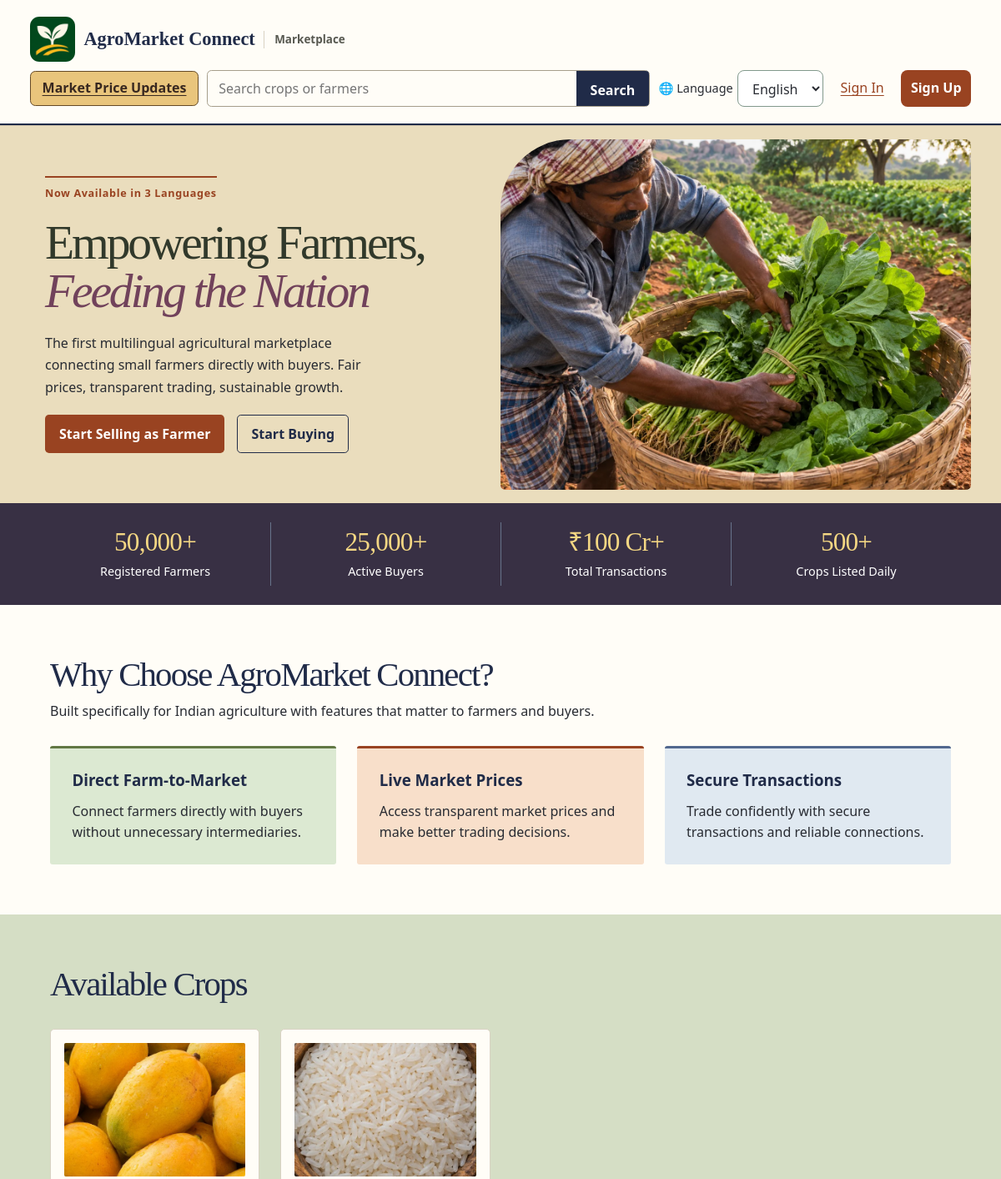
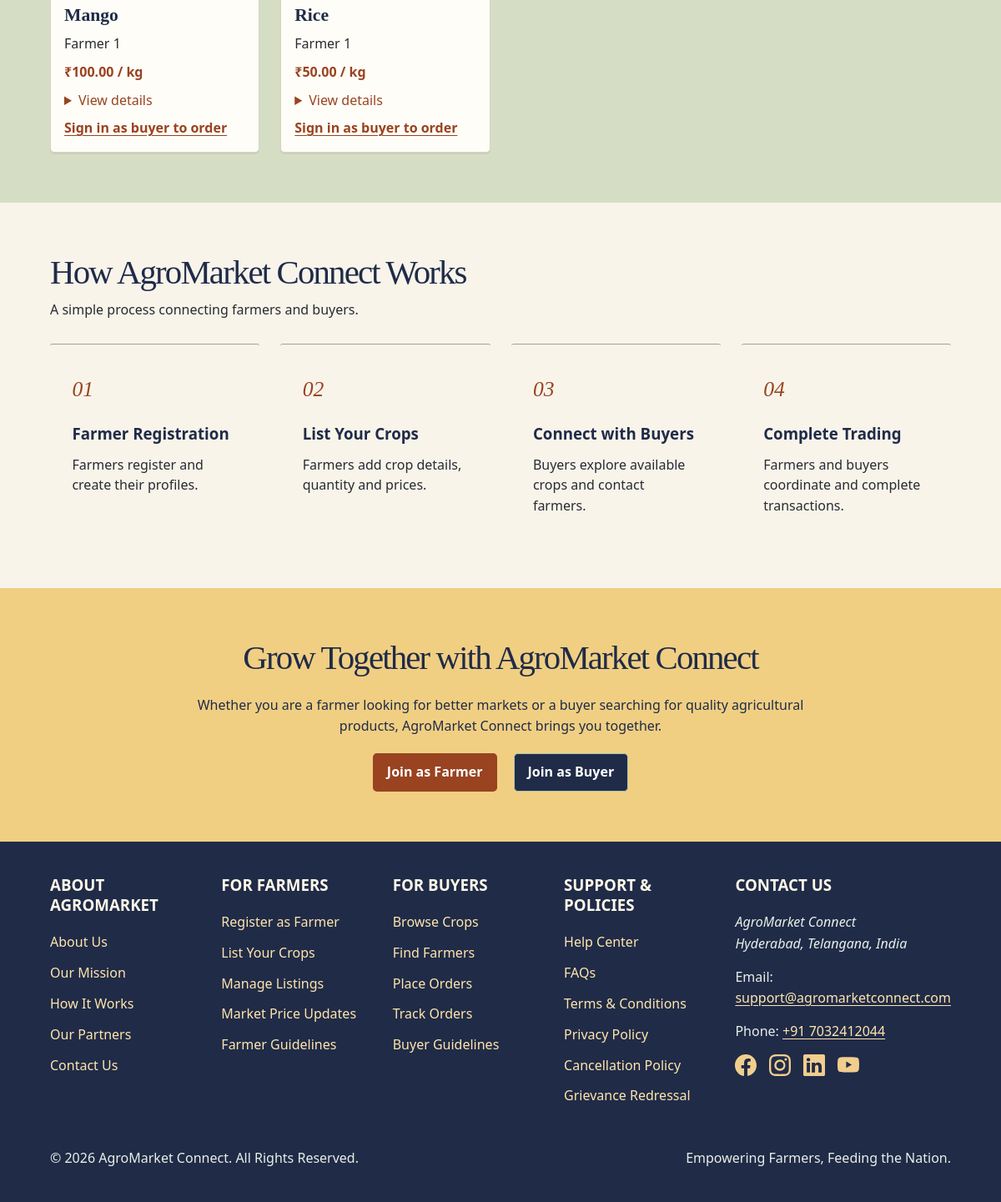
The page / on the database its author committed (2 pictures, top to bottom).
### tables this page shows
CREATE TABLE `crop_listings` (
    `listing_id` bigint(20) UNSIGNED NOT NULL,
    `farmer_id` bigint(20) UNSIGNED NOT NULL,
    `category_id` int(10) UNSIGNED NOT NULL,
    `crop_name` varchar(120) NOT NULL,
    `variety` varchar(120) DEFAULT NULL,
    `description` text DEFAULT NULL,
    `quantity_available` decimal(12, 3) NOT NULL,
    `quantity_unit` varchar(20) NOT NULL,
    `price_per_unit` decimal(12, 2) NOT NULL,
    `minimum_order_quantity` decimal(12, 3) DEFAULT NULL,
    `quality_grade` varchar(50) DEFAULT NULL,
    `harvest_date` date DEFAULT NULL,
    `available_from` date DEFAULT NULL,
    `available_until` date DEFAULT NULL,
    `listing_status` enum(
        'available',
        'paused',
        'sold_out',
        'removed'
    ) NOT NULL DEFAULT 'available',
    `created_at` datetime DEFAULT current_timestamp(),
    `updated_at` datetime DEFAULT current_timestamp() ON UPDATE current_timestamp()
);

CREATE TABLE `users` (
    `user_id` bigint(20) UNSIGNED NOT NULL,
    `role` enum('admin', 'farmer', 'buyer') NOT NULL,
    `full_name` varchar(100) NOT NULL,
    `email` varchar(150) DEFAULT NULL,
    `mobile` varchar(15) DEFAULT NULL,
    `password_hash` varchar(255) NOT NULL,
    `account_status` enum(
        'pending',
        'active',
        'suspended',
        'closed'
    ) NOT NULL DEFAULT 'pending',
    `email_verified_at` datetime DEFAULT NULL,
    `mobile_verified_at` datetime DEFAULT NULL,
    `last_login_at` datetime DEFAULT NULL,
    `created_at` datetime NOT NULL DEFAULT current_timestamp(),
    `updated_at` datetime NOT NULL DEFAULT current_timestamp(),
    `token` varchar(64) DEFAULT NULL,
    `username` varchar(50) NOT NULL,
    `last_login` datetime DEFAULT NULL
);

### index.php (the view, shortened to what the rows shown need)
<?php
    require_once __DIR__ . "/includes/html.php";
    require __DIR__ . "/includes/home-languages.php";
    $query        = is_string($_GET['q'] ?? null) ? trim($_GET['q']) : '';
    $page         = max(1, min(1000000, (int) filter_input(INPUT_GET, 'page', FILTER_VALIDATE_INT)));
    $pageSize     = 12;
    $offset       = ($page - 1) * $pageSize;
    $listings     = [];
    $catalogError = '';
    try {
    require_once __DIR__ . "/config/db.php";
    $sql = "SELECT cl.listing_id, cl.crop_name, cl.variety, cl.quantity_available,
                   cl.quantity_unit, cl.price_per_unit, cl.description,
                   u.full_name AS farmer_name, cc.category_name,
                   (SELECT li.image_path FROM listing_images li WHERE li.listing_id = cl.listing_id
                    ORDER BY li.is_primary DESC, li.sort_order, li.image_id LIMIT 1) AS image_path
            FROM crop_listings cl JOIN users u ON u.user_id = cl.farmer_id
            LEFT JOIN crop_categories cc ON cc.category_id = cl.category_id
            WHERE cl.listing_status = 'available' AND cl.quantity_available > 0
              AND u.role = 'farmer' AND u.account_status = 'active'
              AND (cl.available_from IS NULL OR cl.available_from <= CURDATE())
              AND (cl.available_until IS NULL OR cl.available_until >= CURDATE())";
    $sql   .= " ORDER BY cl.created_at DESC, cl.listing_id DESC LIMIT ? OFFSET ?";
    $stmt   = $link->prepare($sql);
    $limit  = $pageSize + 1;
    if ($query === '') {
        $stmt->bind_param("ii", $limit, $offset);
    } else {
        $pattern = '%' . strtr($query, ['!' => '!!', '%' => '!%', '_' => '!_']) . '%';
        $stmt->bind_param("sssii", $pattern, $pattern, $pattern, $limit, $offset);
    }
    $stmt->execute();
    $listings = $stmt->get_result()->fetch_all(MYSQLI_ASSOC);
    } catch (mysqli_sql_exception $exception) {
    error_log("Homepage catalog: " . $exception->getMessage());
    $catalogError = "The crop catalog is temporarily unavailable. Please try again shortly.";
    }
?>
<!DOCTYPE html>
<html lang="<?php echo e($homeLanguage) ?>">
<head>
    <link rel="stylesheet" href="./index.css">
    <link rel="stylesheet" href="./styles/home-language.css">
</head>
<body>
    <main>
        <section class="hero">
            <div class="hero-content">
                <h1>
                    <?php echo e($t('Empowering Farmers,')) ?>
                    <span><?php echo e($t('Feeding the Nation')) ?></span>
                </h1>
            </div>
            <div class="statistics">
                <div class="stat-item">
                    <h2>50,000+</h2>
                </div>
                <div class="stat-item">
                    <h2>25,000+</h2>
                </div>
                <div class="stat-item">
                    <h2><?php echo e($t('₹100 Cr+')) ?></h2>
                </div>
                <div class="stat-item">
                    <h2>500+</h2>
                </div>
            </div>
        </section>
        <section class="features">
            <div class="section-heading">
                <h2><?php echo e($t('Why Choose AgroMarket Connect?')) ?></h2>
            </div>
        </section>
        <section class="featured-crops" id="marketplace">
            <div class="section-heading">
                <h2><?php echo e($t($query === '' ? 'Available Crops' : 'Search Results')) ?></h2>
            </div>
            <?php if ($catalogError !== ''): ?>
                <p><?php echo e($t($catalogError)) ?></p>
            <?php elseif (! $listings): ?>
                <p><?php echo e($t($query === '' ? 'No available crops on this page.' : 'No matches on this page. Try another crop or farmer name.')) ?></p>
            <?php else: ?>
                <div class="crops-container">
                <?php foreach ($listings as $listing): ?>
                    <article class="crop-card">
                        <div class="crop-image">
                            <?php if (! empty($listing['image_path'])): ?>
                                <img src="<?php echo e($listing['image_path']) ?>" alt="<?php echo e($listing['crop_name']) ?>" loading="lazy">
                            <?php else: ?>
                                <?php echo e($t('No photo available')) ?>
                            <?php endif; ?>
                        </div>
                        <h3><?php echo e($listing['crop_name']) ?></h3>
                        <p><?php echo e($listing['farmer_name']) ?></p>
                        <strong>₹<?php echo number_format((float) $listing['price_per_unit'], 2) ?> / <?php echo e($listing['quantity_unit']) ?></strong>
                        <details>
                            <summary><?php echo e($t('View details')) ?></summary>
                        </details>
                        <?php if (($_SESSION['user_role'] ?? '') === 'buyer'): ?>
                            <a href="buyer/place_order.php?listing_id=<?php echo (int) $listing['listing_id'] ?>"><?php echo e($t('Place order')) ?></a>
                        <?php else: ?>
                            <a href="auth/login.php?listing_id=<?php echo (int) $listing['listing_id'] ?>"><?php echo e($t('Sign in as buyer to order')) ?></a>
                        <?php endif; ?>
                    </article>
                <?php endforeach; ?>
                </div>
            <?php endif; ?>
        </section>
        <section class="how-it-works">
            <div class="section-heading">
                <h2><?php echo e($t('How AgroMarket Connect Works')) ?></h2>
            </div>
        </section>
        <section class="join-section">
            <div class="join-content">
                <h2><?php echo e($t('Grow Together with AgroMarket Connect')) ?></h2>
            </div>
        </section>
    </main>
</body>
</html>

### rows shown on the page
crop_listings: shows a picture, crop_name "Mango", users.full_name "Farmer 1", price_per_unit "100.00", quantity_unit "kg"
crop_listings: shows a picture, crop_name "Rice", users.full_name "Farmer 1", price_per_unit "50.00", quantity_unit "kg"

### other values the page prints
$t('Marketplace') "Marketplace"
$t('Market Price Updates') "Market Price Updates"
$t('Search') "Search"
$t('Language') "Language"
$t('Sign In') "Sign In"
$t('Sign Up') "Sign Up"
$t('Now Available in 3 Languages') "Now Available in 3 Languages"
$t('Empowering Farmers,') "Empowering Farmers,"
$t('Feeding the Nation') "Feeding the Nation"
$t('Start Selling as Farmer') "Start Selling as Farmer"
$t('Start Buying') "Start Buying"
$t('Registered Farmers') "Registered Farmers"
$t('Active Buyers') "Active Buyers"
$t('₹100 Cr+') "₹100 Cr+"
$t('Total Transactions') "Total Transactions"
